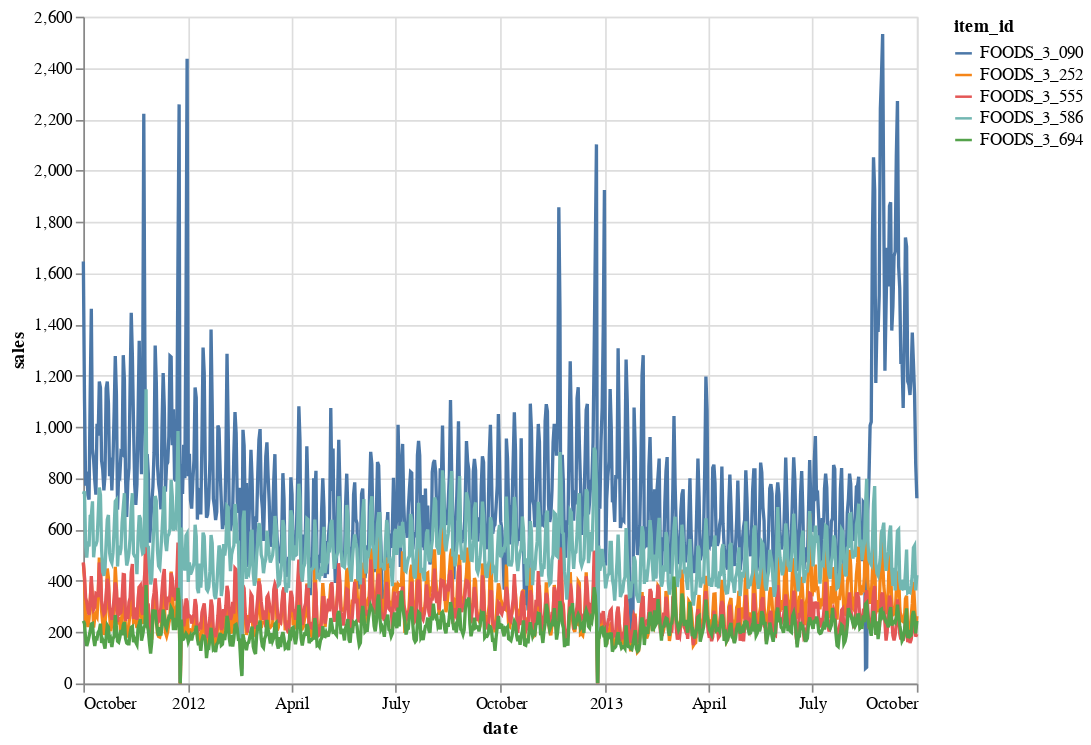

The notebook cell saved with this chart:
### Code cell
top_items = data_subset.groupby('item_id').sum().sort_values(by='sales').index[-5:]

alt.data_transformers.disable_max_rows()

alt.Chart(data_subset.loc[data_subset.item_id.isin(top_items)].reset_index()).mark_line().encode(
    x='date:T',
    y=alt.Y('sales:Q'),
    color='item_id',
    tooltip=['item_id','date:T','sales:Q']
).properties(width=500, height=400)

### Figure 1 — Vega-Lite specification as saved in the notebook (floating-point values rounded to 4 significant figures; data arrays with more than 128 entries replaced by an {"elided": "..."} marker saying what was removed)
{"config": {"view": {"continuousWidth": 400, "continuousHeight": 300}}, "data": {"name": "data-d0552223cef7ce6d28f7f9c93a26a921"}, "mark": "line", "encoding": {"color": {"type": "nominal", "field": "item_id"}, "tooltip": [{"type": "nominal", "field": "item_id"}, {"type": "temporal", "field": "date"}, {"type": "quantitative", "field": "sales"}], "x": {"type": "temporal", "field": "date"}, "y": {"type": "quantitative", "field": "sales"}}, "height": 400, "width": 500, "$schema": "https://vega.github.io/schema/vega-lite/v4.8.1.json", "datasets": {"data-d0552223cef7ce6d28f7f9c93a26a921": {"elided": "3660 records"}}}
